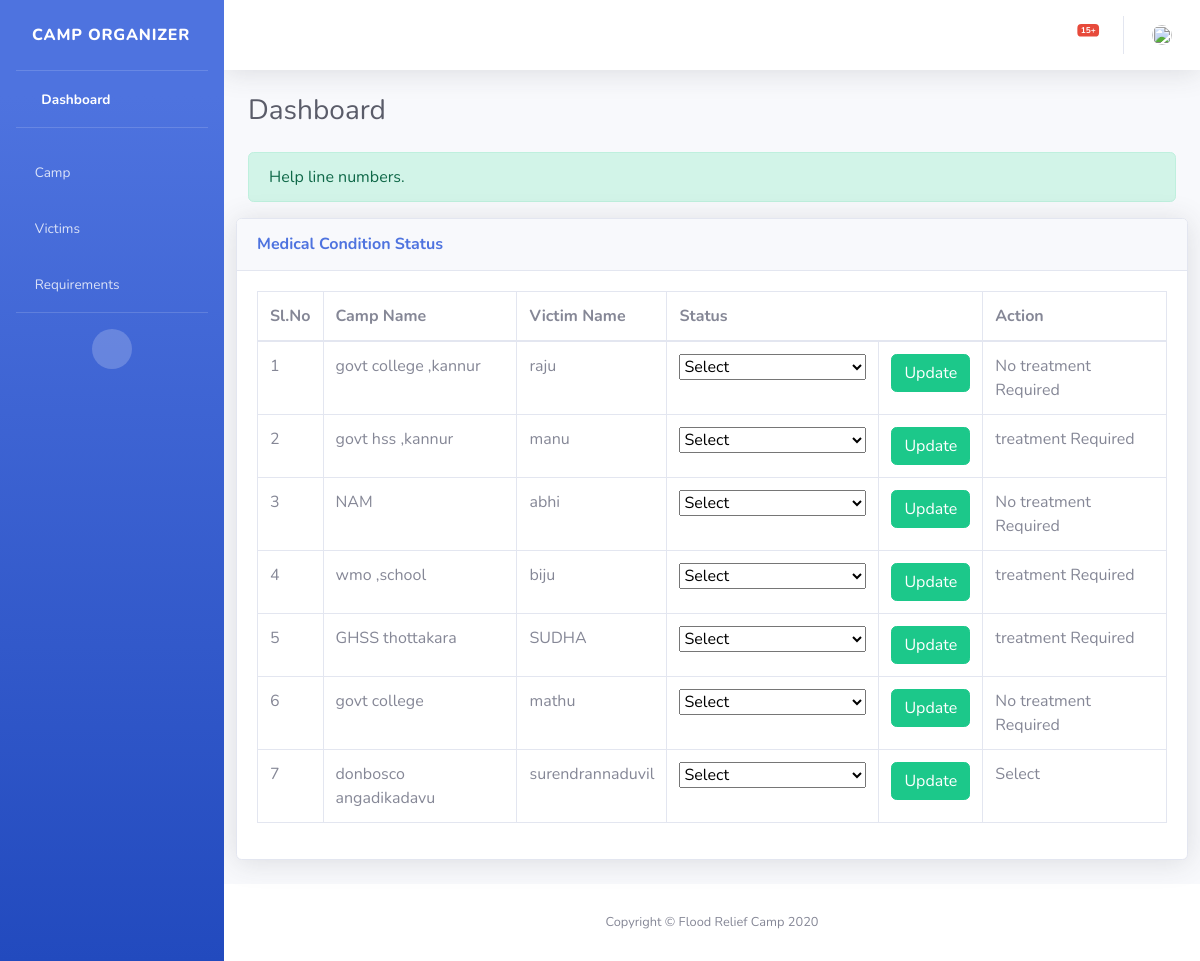
Screenshot of /update_health_victim with the database file from the repository.
### app1/models.py (models this page shows)
class victim_details(models.Model):
    camp_name=models.CharField(max_length=250)
    victim_name=models.CharField(max_length=250)
    phone=models.CharField(max_length=10)
    location=models.CharField(max_length=250)
    health_status=models.CharField(max_length=250)

### app1/views.py (the view)
# urls.py: path('update_health_victim',views.update_health,name='victim_health_updates'),
def update_health(request):
    obj=victim_details.objects.all()
    req_id=request.POST.get("id")
    obj1=requirement_table.objects.filter(status='Delievered').order_by('-id')
    obj2=warning_table.objects.all().order_by('-id')
    count=0
    for x in obj1:
        count=count+1
    for y in obj2:
        count=count+1
    try:
        update_obj=victim_details.objects.get(id=req_id)
    except victim_details.DoesNotExist:
        update_obj=None
    if request.method == 'POST':
        status_update=request.POST.get("update")
        update_obj.health_status=status_update
        update_obj.save()
    return render(request,'Camp_org_update_victim_health.html',{'health_updates':obj,'requirement':obj1,'warning':obj2,'count':count})

### app1/templates/Camp_org_update_victim_health.html (shortened to what this page needs)
<!DOCTYPE html>
<html lang="en">
{% load static %}
<head>
    <link href="{% static "vendor/fontawesome-free/css/all.min.css"%}"" rel="stylesheet" type="text/css">
    <link href="{% static "css/sb-admin-2.min.css"%}"" rel="stylesheet">
</head>
<body id="page-top">
    <div id="wrapper">
        <ul class="navbar-nav bg-gradient-primary sidebar sidebar-dark accordion " id="accordionSidebar">
            <a class="sidebar-brand d-flex align-items-center justify-left" href="{% url 'camp_organizer_dashboard' %}">
                <div class="sidebar-brand-text mx-3">Camp Organizer </div>
            </a>
            <hr class="sidebar-divider my-0">
            <li class="nav-item active">
                <a class="nav-link" href="{% url 'camp_organizer_dashboard' %}">
                    <i class="fas fa-fw fa-tachometer-alt"></i>
                    <span>Dashboard</span></a>
            </li>
            <hr class="sidebar-divider">
            <li class="nav-item">
                <a class="nav-link collapsed" href="#" data-toggle="collapse" data-target="#collapseTwo"
                    aria-expanded="true" aria-controls="collapseTwo">
                    <i class="fas fa-home"></i>
                    <span>Camp</span>
                </a>
            </li>
            <li class="nav-item">
                <a class="nav-link collapsed" href="#" data-toggle="collapse" data-target="#collapseUtilities"
                    aria-expanded="true" aria-controls="collapseUtilities">
                    <i class="fas fa-wheelchair"></i>
                    <span>Victims</span>
                </a>
            </li>
            <li class="nav-item">
                <a class="nav-link collapsed" href="#" data-toggle="collapse" data-target="#collapseUtilities1"
                    aria-expanded="true" aria-controls="collapseUtilities1">
                    <i class="fas fa-truck"></i>
                    <span>Requirements</span>
                </a>
            </li>
            <hr class="sidebar-divider d-none d-md-block">
            <div class="text-center d-none d-md-inline">
                <button class="rounded-circle border-0" id="sidebarToggle"></button>
            </div>
        </ul>
        <div id="content-wrapper" class="d-flex flex-column">
            <div id="content">
                <nav class="navbar navbar-expand navbar-light bg-white topbar mb-4 static-top shadow">
                    <ul class="navbar-nav ml-auto">
                        <li class="nav-item dropdown no-arrow mx-1">
                            <a class="nav-link dropdown-toggle" href="#" id="alertsDropdown" role="button"
                                data-toggle="dropdown" aria-haspopup="true" aria-expanded="false">
                                <span class="badge badge-danger badge-counter">{{count}}+</span>
                            </a>
                        </li>
                        <li class="nav-item dropdown no-arrow">
                            <a class="nav-link dropdown-toggle" href="#" id="userDropdown" role="button"
                                data-toggle="dropdown" aria-haspopup="true" aria-expanded="false">
                                <img class="img-profile rounded-circle"
                                    src="{% static "images/profileicon.png"%}"" style="width: 20px; height:20px;">
                            </a>
                        </li>
                    </ul>
                </nav>
                <div class="container-fluid">
                    <div class="d-sm-flex align-items-center justify-content-between mb-4">
                        <h1 class="h3 mb-0 text-gray-800">Dashboard</h1>
                    </div>
                    <div class="alert alert-success" role="alert">
                        Help line numbers.
                      </div>
                    <div class="row">
                        <div class="card shadow mb-4">
                            <div class="card-header py-3">
                                <h6 class="m-0 font-weight-bold text-primary"> Medical Condition Status</h6>
                            </div>
                            <div class="card-body">
                                <div class="table-responsive">
                                    <table class="table table-bordered" id="dataTable" width="100%" cellspacing="0">
                                        <thead>
                                            <tr>
                                                <th>Sl.No</th>
                                                <th>Camp Name</th>
                                                <th>Victim Name</th>
                                                <th colspan="2">Status</th>
                                                <th >Action </th>
                                            </tr>
                                        </thead>
                                        <tbody>
                                            {% for x in health_updates %}
                                            <tr>
                                                <td>{{forloop.counter|add:0}}</td>
                                                <td>{{x.camp_name}}</td>
                                                <td>{{x.victim_name}}</td>
                                               <form action="" method="POST">
                                                <td><select name="update" id="">
                                                    <option > Select </option>
                                                </select>
                                                </td>
                                                <td><button type="submit"  class="btn btn-success" name="id" value="{{x.id}}">Update</button> </td>
                                            </form>
                                                <td>{{x.health_status}}</td>
                                            </tr>
                                           {% endfor %}
                                        </tbody>
                                    </table>
                                </div>
                            </div>
                        </div>
                    </div>
                </div>
            </div>
            <footer class="sticky-footer bg-white">
                <div class="container my-auto">
                    <div class="copyright text-center my-auto">
                        <span>Copyright &copy; Flood Relief Camp 2020</span>
                    </div>
                </div>
            </footer>
        </div>
    </div>
</body>
</html>

### rows the page displays
victim_details: camp_name "govt college ,kannur", victim_name "raju", {{ x.id }} 13 (drawn), health_status "No treatment Required"
victim_details: camp_name "govt hss ,kannur", victim_name "manu", {{ x.id }} 14 (drawn), health_status "treatment Required"
victim_details: camp_name "NAM", victim_name "abhi", {{ x.id }} 15 (drawn), health_status "No treatment Required"
victim_details: camp_name "wmo ,school", victim_name "biju", {{ x.id }} 16 (drawn), health_status "treatment Required"
victim_details: camp_name "GHSS thottakara", victim_name "SUDHA", {{ x.id }} 19 (drawn), health_status "treatment Required"
victim_details: camp_name "govt college", victim_name "mathu", {{ x.id }} 20 (drawn), health_status "No treatment Required"
victim_details: camp_name "donbosco angadikadavu", victim_name "surendrannaduvil", {{ x.id }} 21 (drawn), health_status "Select"

### other values shown
{{ count }} "15"
